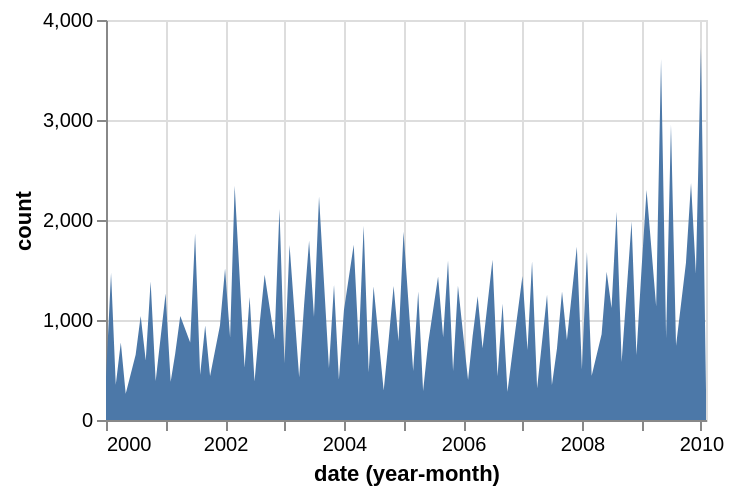

Vega-Lite specification for this chart:
### Vega-Lite specification from a JSON file in a GitHub repository (floating-point values rounded to 4 significant figures; data arrays with more than 128 entries replaced by an {"elided": "..."} marker saying what was removed)
{"$schema": "https://vega.github.io/schema/vega-lite/v6.json", "width": 300, "height": 200, "data": {"values": {"elided": "200 records"}}, "mark": "area", "encoding": {"x": {"timeUnit": "yearmonth", "field": "date", "axis": {"format": "%Y"}}, "y": {"aggregate": "sum", "field": "count", "title": "count"}}}
